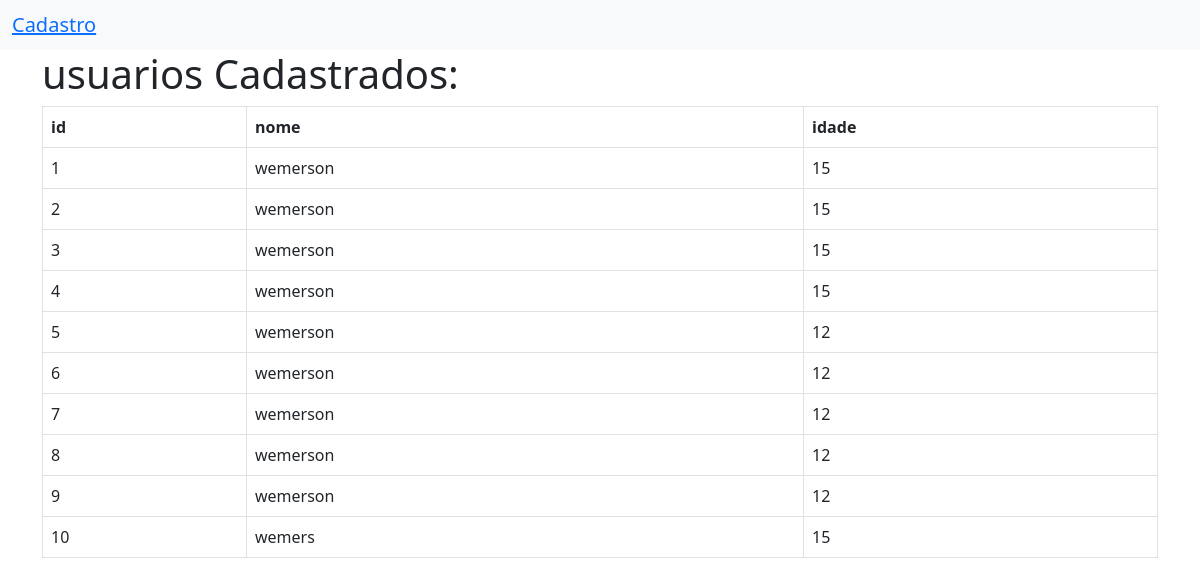
Screenshot of /usuarios/ with the database file from the repository.
### app_cad_usuarios/models.py (models this page shows)
class Usuario(models.Model):
  id_usuario=models.AutoField(primary_key=True)
  nome= models.TextField(max_length=255)
  idade=models.IntegerField()

### app_cad_usuarios/views.py (the view)
# urls.py: path('usuarios/',views.usuarios, name='listagem_usuarios')
def usuarios(request):
    if request.method == 'POST':
        novo_usuario = Usuario()
        novo_usuario.nome = request.POST.get('nome')
        novo_usuario.idade = request.POST.get('idade')
        novo_usuario.save()
    todos_usuarios = Usuario.objects.all()
    return render(request, 'usuarios/usuarios.html', {'usuarios': todos_usuarios})

### app_cad_usuarios/templates/usuarios/usuarios.html
{% extends 'usuarios/base.html' %}
{% block conteudo %}
<div class="container">
  <h1>usuarios Cadastrados:</h1>
  <table class="table table-bordered table-stript">
    <tr>
      <th>id</th>
      <th>nome</th>
      <th>idade</th>
    </tr>
    {% for usuario in usuarios %}
    <tr>
      <td>{{ usuario.id_usuario }}</td>
      <td>{{ usuario.nome }}</td>
      <td>{{ usuario.idade }}</td>
    </tr>
    {% endfor %}
  </table>
</div>
{% endblock %}

### app_cad_usuarios/templates/usuarios/base.html (shortened to what this page needs)
<!doctype html>
<html lang="en">
  <head>
    <link href="https://cdn.jsdelivr.net/npm/bootstrap@5.0.2/dist/css/bootstrap.min.css" rel="stylesheet">
  </head>
  <body>
    <nav class="navbar navbar-light bg-light">
      <div class="container-fluid">
        <span class="navbar-brand mb-0 h1"><a href="{% url 'home' %}"> Cadastro</a></span>
      </div>
    </nav>
    {% block conteudo %}
    {% endblock %}
  </body>
</html>

### rows the page displays
Usuario: id_usuario "1", nome "wemerson", idade "15"
Usuario: id_usuario "2", nome "wemerson", idade "15"
Usuario: id_usuario "3", nome "wemerson", idade "15"
Usuario: id_usuario "4", nome "wemerson", idade "15"
Usuario: id_usuario "5", nome "wemerson", idade "12"
Usuario: id_usuario "6", nome "wemerson", idade "12"
Usuario: id_usuario "7", nome "wemerson", idade "12"
Usuario: id_usuario "8", nome "wemerson", idade "12"
Usuario: id_usuario "9", nome "wemerson", idade "12"
Usuario: id_usuario "10", nome "wemers", idade "15"
